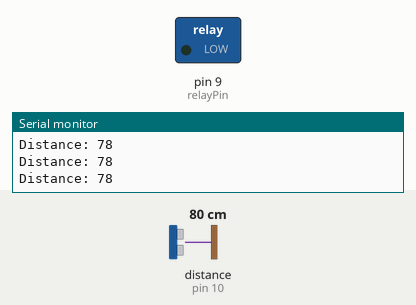
The sketch below on a simulated Arduino Uno, built with avr-gcc and run on an emulated ATmega328P. Parts: switched loads named in the sketch (green lamp = pin HIGH), the last lines printed to the serial monitor. Wiring (inferred from the names in the program): ultrasonic range finder: trigger pin 8; echo pin 10. Inputs (shaded band) come from the test bench; at power-on: distance to the obstacle (sensor on pin 10) 80 cm. The echo pulse lasts 58.3 µs per cm; pins used as bus, display or sensor lines are not drawn.

Above: at 1.2 s.
1.3 s: distance to the obstacle (sensor on pin 10) set to 13 cm
2.8 s: distance to the obstacle (sensor on pin 10) set to 10 cm
At 3.7 s:
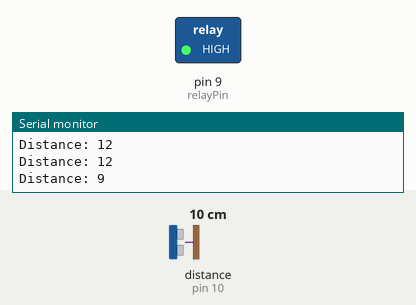
Timing chart, 0 to 14.3 s (numbered marks = the images above; inputs shaded):
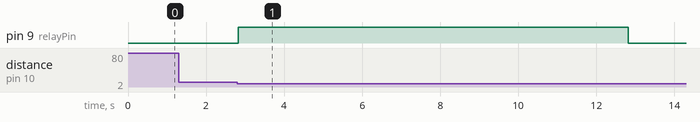

Measured:
- the behaviour switches between 12 and 11 cm on distance to the obstacle (sensor on pin 10) (found by bisection; images 0 and 1)
- after the input at 2.8 s, pin 9 (relayPin): LOW → HIGH at once, → LOW 10.0 s later

The sketch:

program.ino
```cpp
// defines pins numbers
const int trigPin = 8; //NOTE: trig pin and echo pin had to be reversed for some reason
const int echoPin = 10;
const int relayPin = 9;

// defines variables
long duration;
int distance;

void setup() {
pinMode(trigPin, OUTPUT); // Sets the trigPin as an Output
pinMode(echoPin, INPUT); // Sets the echoPin as an Input
pinMode(relayPin, OUTPUT); // Sets the relay pin to OUTPUT
Serial.begin(9600); // Starts the serial communication
}

void loop() {
  distance = GetDistance();
  // Prints the distance on the Serial Monitor
  Serial.print("Distance: ");

  Serial.println(distance);
  if(distance <= 10)
  {
    digitalWrite(relayPin,HIGH);
    delay(10000);
    digitalWrite(relayPin,LOW);
    distance = GetDistance();
    while(distance < 20)
    {
      distance = GetDistance();
      Serial.println(distance);
      delay(1000);
    }
  }
}


int GetDistance(){
    // Clears the trigPin
    digitalWrite(trigPin, LOW);
    delayMicroseconds(2);
    // Sets the trigPin on HIGH state for 10 micro seconds
    digitalWrite(trigPin, HIGH);
    delayMicroseconds(10);
    digitalWrite(trigPin, LOW);
    // Reads the echoPin, returns the sound wave travel time in microseconds
    duration = pulseIn(echoPin, HIGH);
    // Calculating the distance
    int distanceMesured = duration*0.034/2;

    return distanceMesured;
}
```
